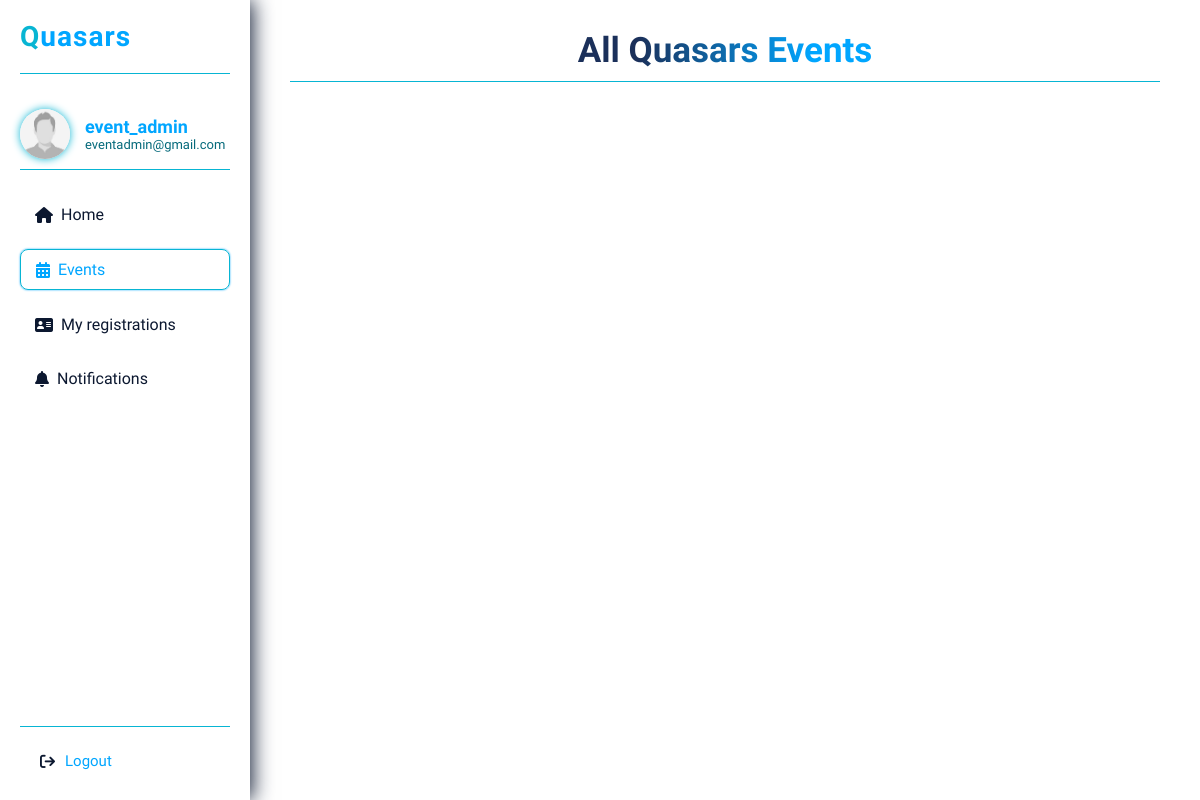
The app's page /event_dashboard/ (signed in), older data.
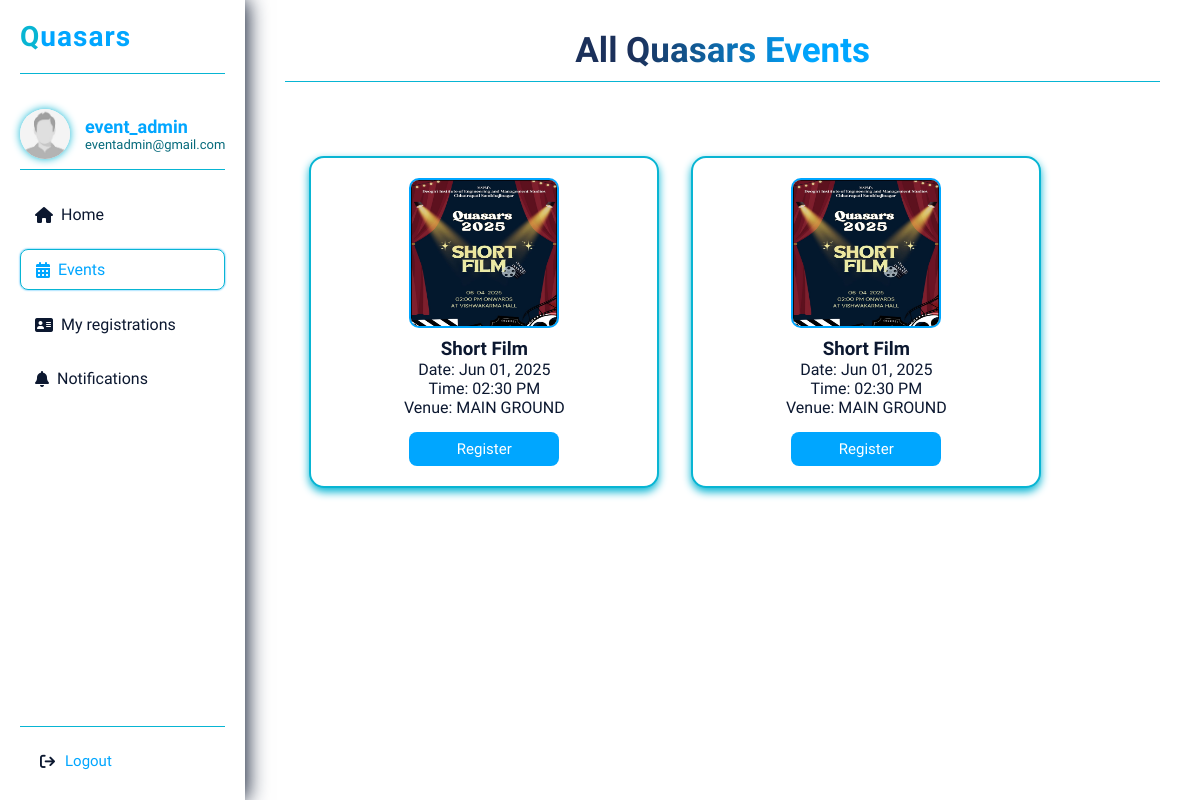
The same page, newer data.
### mainapp/models.py (models this page shows, shortened)
class CreateEvent(models.Model):
    name = models.CharField(max_length=255)
    category = models.CharField(max_length=100)
    date_time = models.DateTimeField()
    location = models.CharField(max_length=255)
    price = models.DecimalField(max_digits=8, decimal_places=2)
    status = models.CharField(max_length=50)
    image = models.ImageField(upload_to='event_images/', blank=True, null=True)

### mainapp/views.py (the view)
# urls.py: path('event_dashboard/', views.event_dashboard, name='event_dashboard'),
@login_required
def event_dashboard(request):
    events = CreateEvent.objects.all()  # Use the correct model
    return render(request, 'mainapp/student_dashboard/eventdashboard.html', {
        'username': request.user.username,
        'email': request.user.email,
        'events': events
    })

### mainapp/templates/mainapp/student_dashboard/eventdashboard.html (shortened to what this page needs)
{% load static %}
<!DOCTYPE html>
<html lang="en">
  <head>
    <link
      href="https://unpkg.com/boxicons@2.1.4/css/boxicons.min.css"
      rel="stylesheet"
    />
    <link rel="stylesheet" href="{% static 'mainapp/css/student.css' %}" />
    <link rel="stylesheet" href="{% static 'mainapp/css/schedule.css' %}" />
    <link
      rel="stylesheet"
      href="https://cdn.jsdelivr.net/npm/swiper@11/swiper-bundle.min.css"
    />
    <link
      rel="stylesheet"
      href="https://cdnjs.cloudflare.com/ajax/libs/font-awesome/6.7.2/css/all.min.css"
    />
  </head>
  <body>
    <div class="dashboard">
      <nav class="sidebar">
        <div class="logo">
          <h2><span class="Q">Q</span>uasars</h2>
        </div>
        <div class="user-profile">
          <img
            src="{% static 'mainapp/images/assets/images.jpg' %}"
            alt="User Profile"
            class="avatar"
          />
          <div class="user-info">
            <h4>{{ username }}</h4>
            <p>{{ email }}</p>
          </div>
        </div>
        <ul class="nav-links">
          <li>
            <a href="/dashboard/"><i class="fa-solid fa-house"></i>Home</a>
          </li>
          <li class="active">
            <a href="/event_dashboard/"
              ><i class="fa-solid fa-calendar-days"></i>Events</a
            >
          </li>
          <li>
            <a href="/my_registration/"
              ><i class="fa-solid fa-address-card"></i>My registrations</a
            >
          </li>
          <li>
            <a href="/notification/"
              ><i class="fa-solid fa-bell"></i>Notifications</a
            >
          </li>
        </ul>
        <div class="logout-icon">
          <button class="logout-icon-1" onclick="goToLogin()">
            <i class="fa-solid fa-arrow-right-from-bracket"></i>
            <div class="log-out">
              <p><a href="{% url 'logout' %}">Logout</a></p>
            </div>
          </button>
        </div>
      </nav>
      <main class="content">
        <header class="top-bar">
          <div class="heading-container">
            <h1>All Quasars Events</h1>
          </div>
        </header>
        <div class="schedule-grid">
  {% for event in events %}
    <div class="event-cards">
      <img src="{{ event.image }}" />
      <h3>{{ event.name}}</h3>
      <p>Date: {{ event.date_time|date:"M d, Y" }}</p>
      <p>Time: {{ event.date_time|time:"h:i A" }}</p>
      <p>Venue: {{ event.location }}</p>
      <form method="POST" action="{% url 'register_event' %}">
        <button class="register-btn">Register</button>
      </form>
    </div>
  {% endfor %}
</div>
      </main>
    </div>
  </body>
</html>

### mainapp/static/mainapp/css/student.css (style rules this page uses)
:root { --bg-color: #ffffff; --text-color: #0c1830; --primary-color: #1b305a; --secondary-color: rgb(6, 106, 123); --button-color: rgb(0, 166, 255); --hover-color: rgb(8, 181, 211); --nav-shadow: rgba(12, 24, 48, 0.5); --image-shadow: rgba(8, 181, 211, 0.7); --card-bg: #f9f9f9; --font-family: "Ubuntu", sans-serif; }
* { margin: 0; padding: 0; box-sizing: border-box; font-family: var(--font-family); transition: all 0.3s ease-in-out; }
html, body { scroll-behavior: smooth; background-color: var(--bg-color); color: var(--text-color); height: 100%; min-height: 100vh; }
.dashboard { display: flex; min-height: 100vh; overflow-x: hidden; }
.sidebar { width: 250px; background-color: var(--bg-color); color: var(--text-color); padding: 20px; box-shadow: 2px 0 20px var(--nav-shadow); display: flex; flex-direction: column; gap: 25px; position: relative; z-index: 10; }
.logo h2 { font-size: 28px; font-weight: 700; color: var(--button-color); letter-spacing: 1px; padding-bottom: 20px; border-bottom: 1px solid var(--hover-color); }
.logo .Q { color: var(--hover-color); }
.user-profile { display: flex; align-items: center; gap: 15px; padding: 10px 0; border-bottom: 1px solid var(--hover-color); }
.user-profile .avatar { border-radius: 50%; box-shadow: 0 0 8px var(--image-shadow); width: 50px; height: 50px; object-fit: cover; }
.user-info h4 { font-weight: 600; font-size: 18px; color: var(--button-color); }
.user-info p { font-size: 13px; color: var(--secondary-color); }
.nav-links { list-style: none; padding-left: 0; display: flex; flex-direction: column; gap: 15px; }
.nav-links li { border-radius: 8px; }
.nav-links li a { text-decoration: none; color: var(--text-color); font-weight: 500; display: flex; align-items: center; gap: 8px; padding: 10px 15px; border-radius: 8px; font-size: 16px; transition: background-color 0.25s ease, color 0.25s ease; }
.nav-links li.active a, .nav-links li a:hover { border: 1px solid var(--hover-color); color: var(--button-color); box-shadow: 0 0 2px var(--button-color); }
.logout-icon { margin-top: auto; padding-top: 15px; border-top: 1px solid var(--hover-color); display: flex; justify-content: start; }
a { text-decoration: none; color: var(--button-color); }
.logout-icon button { background-color: transparent; border: none; color: var(--text-color); font-size: 15px; font-weight: 500; cursor: pointer; display: flex; align-items: center; gap: 10px; padding: 10px 20px; border-radius: 8px; transition: background-color 0.3s ease, color 0.3s ease; }
.content { flex-grow: 1; padding: 30px 40px; background-color: var(--bg-color); overflow-y: auto; }
.top-bar { display: flex; justify-content: center; align-items: center; margin-bottom: 30px; border-bottom: 1px solid var(--hover-color); padding-bottom: 10px; }
.heading-container h1 { font-weight: 900; font-size: 35px; background: linear-gradient( 270deg, var(--button-color) 20%, var(--primary-color) 80% ); -webkit-background-clip: text; -webkit-text-fill-color: transparent; background-clip: text; color: transparent; }
.register-btn { width: 110px; padding: 5px 0; border-radius: 3px; background-color: var(--button-color); border: none; margin-top: 10px; justify-content: center; }

### mainapp/static/mainapp/css/schedule.css (style rules this page uses)
:root { --bg-color: #ffffff; --text-color: #0c1830; --primary-color: #1b305a; --secondary-color: rgb(6, 106, 123); --button-color: rgb(0, 166, 255); --hover-color: rgb(8, 181, 211); --nav-shadow: #0c1830; --image-shadow: rgb(8, 181, 211); }
.schedule-grid { display: grid; grid-template-columns: repeat(3, 1fr); gap: 2rem; padding: 1.5rem; width: 100%; max-width: 1200px; margin: 50px auto; }
.event-cards { background: var(--bg-color); border: 2px solid var(--hover-color); padding: 20px; width: 350px; border-radius: 15px; box-shadow: 0 4px 8px var(--image-shadow); color: var(--text-color); text-align: center; display: flex; flex-direction: column; min-height: 300px; justify-content: center; align-items: center; }
.event-cards img { height: 150px; width: 150px; border-radius: 10px; object-fit: fill; border: 2px solid var(--button-color); margin-bottom: 10px; }
.register-btn { margin-top: 15px; width: 150px; padding: 8px 16px; background-color: var(--button-color); color: var(--bg-color); font-size: 15px; border: none; border-radius: 8px; cursor: pointer; transition: background-color 0.3s ease; }

Row changes from the older to the newer data that the page shows:
added CreateEvent: image (picture), name "Short Film", date_time "Jun 01, 2025", date_time "02:30 PM", location "MAIN GROUND"
added CreateEvent: image (picture), name "Short Film", date_time "Jun 01, 2025", date_time "02:30 PM", location "MAIN GROUND"
